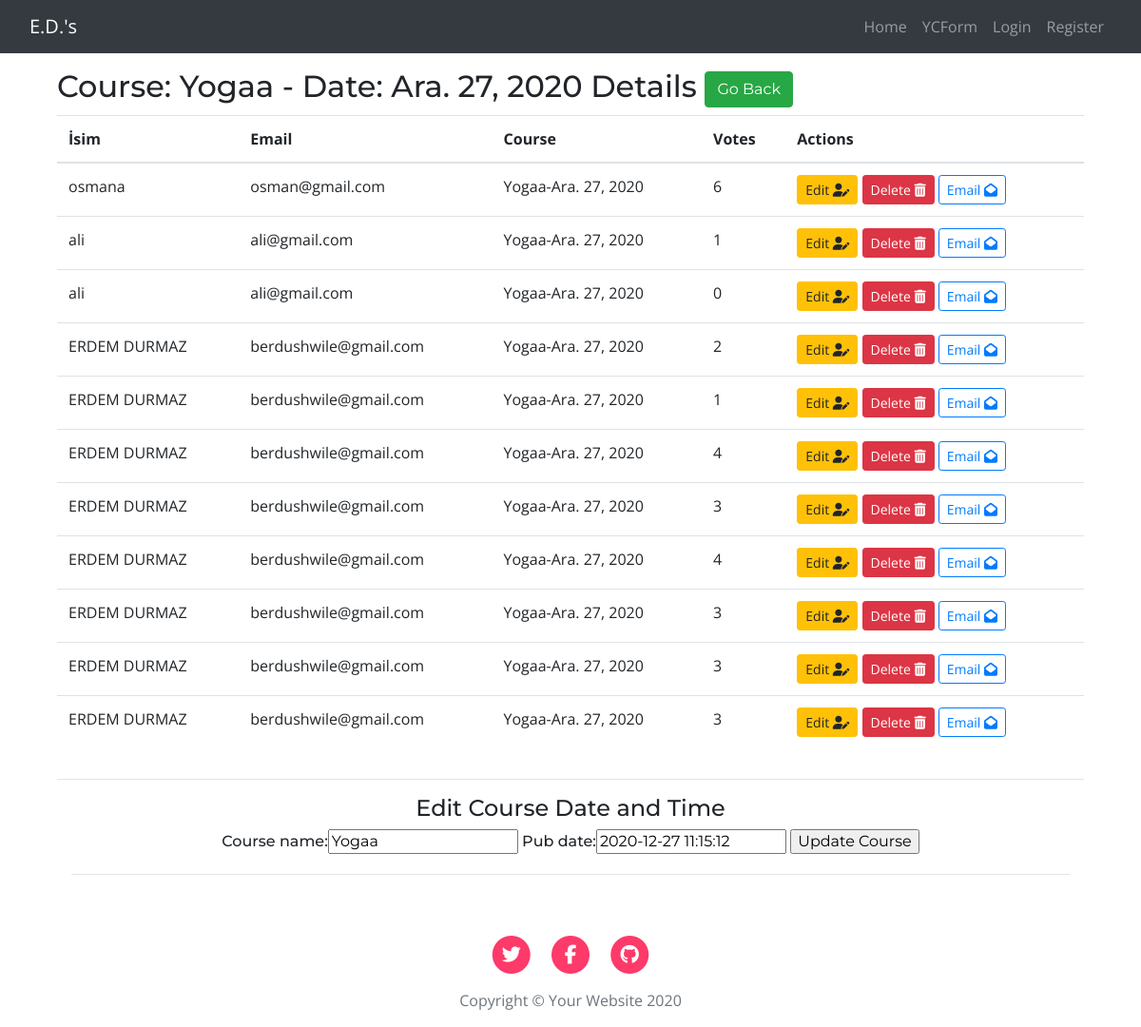
/show-course/1/, run on an earlier commit of the app's database.
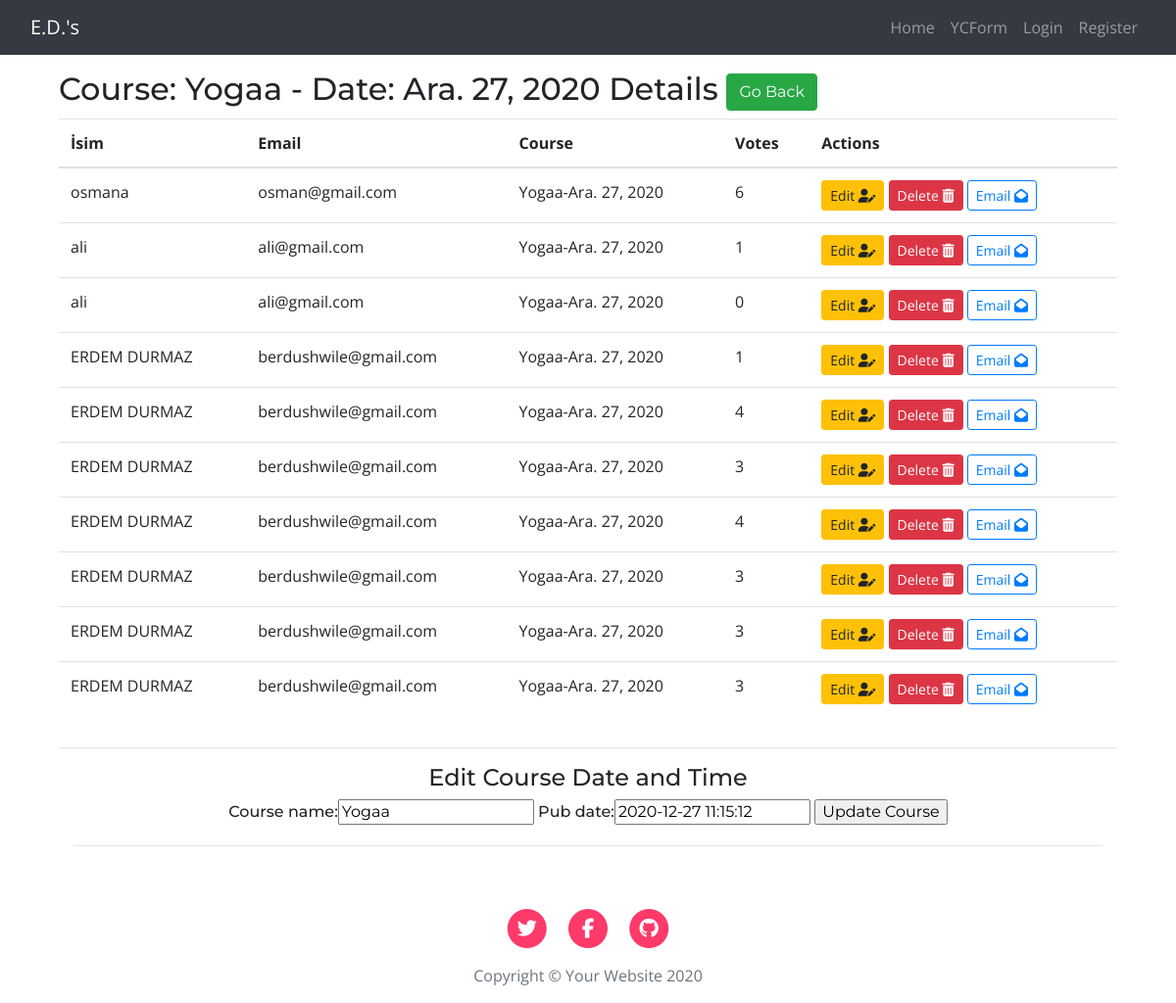
And on a later commit of the database.
### courses/models.py (models this page shows, shortened)
class Attendee(models.Model):
    course = models.ForeignKey(Course, on_delete=models.CASCADE)
    name = models.CharField(max_length=200)
    email = models.CharField(max_length=200)
    votes = models.IntegerField(default=0)

class Course(models.Model):
    course_name = models.CharField(max_length=200)
    pub_date = models.DateTimeField('date published')

### courses/views.py (the view, shortened to what this page needs)
# urls.py: path('show-course/<int:course_id>/', views.show_course, name= 'show_course'),
def show_course(request, course_id):
    course = get_object_or_404(Course, pk=course_id)
    form = CourseForm({'course_name': course.course_name, 'pub_date':course.pub_date})
    return render(request, template_name='courses/show-course.html', context={'course': course, 'form':form})

### courses/forms.py
class CourseForm(forms.Form):
    course_name = forms.CharField(max_length=100)
    pub_date = forms.DateTimeField()

### templates/courses/show-course.html (shortened to what this page needs)
{% extends '../base.html' %}
{% block content %}
<div class="container mt-3">
    <div class="row">
        <div class="col-lg-12 mx-auto ">
            <h1>Course: {{course.course_name}} - Date: {{course.pub_date|date}} Details
                <a href="{% url 'courses:courses' %}"><button type="button" class="btn btn-success ">Go Back </button></a>
            </h1>
            <table class="table table-hover">
                <thead>
                    <tr>
                        <th scope="col">İsim</th>
                        <th scope="col">Email</th>
                        <th scope="col">Course</th>
                        <th scope="col">Votes</th>
                        <th scope="col">Actions</th>
                    </tr>
                </thead>
                <tbody>
                    {%for attendee in course.attendee_set.all %}
                    <tr>
                        <td>
                            <p style="margin:0px">{{ attendee.name }}</p>
                        </td>
                        <td>
                            <p style="margin:0px">{{ attendee.email }}</p>
                        </td>
                        <td>
                            <p style="margin:0px">{{ course.course_name}}-{{ course.pub_date|date}}</p>
                        </td>
                        <td>
                            <p style="margin:0px">{{ attendee.votes}}</p>
                        </td>
                        <td>
                            <a href="{% url 'courses:update_attendee' attendee.id course.id %}"><button type="button"
                                    class="btn btn-warning btn-sm">Edit <i class="fas fa-user-edit"></i></button></a>
                            <a href="{% url 'courses:delete_attendee' attendee.id %}"><button type="button" class="btn btn-danger btn-sm">Delete <i
                                        class="fas fa-trash-alt"></i></button></a>
                            <a href="#"><button type="button" class="btn btn-outline-primary btn-sm">Email <i
                                        class="fas fa-envelope-open"></i></button></a>
                        </td>
                    </tr>
                    {%endfor %}
            </table>
        </div>
    </div>
    <hr>
    <div class="container mx-auto">
        <h4 class="text-center"> Edit Course Date and Time </h4>
            <h6 class="text-center"><form action="{% url 'courses:show_course' course.id %}" method="post" novalidate>
                {{ form}}
                <input type="submit" value="Update Course">
            </form>
        </h6>
        <hr>
    </div>
    {% endblock %}

What changed in the data, as far as the page shows it:
removed Attendee: name "ERDEM DURMAZ", email "berdushwile@gmail.com", {{ course.course_name }} "Yogaa", {{ course.pub_date|date }} "Ara. 27, 2020", votes "2"
